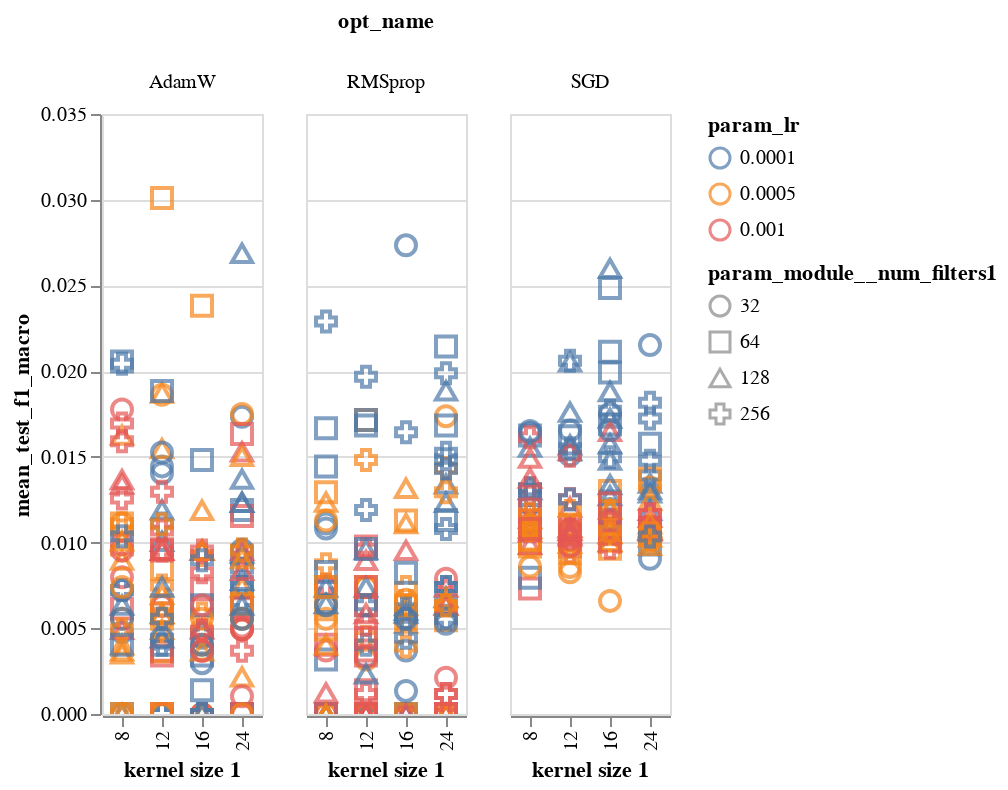

Write notebook code for a chart like this one.
### Code cell
alt.Chart(sm_res_df).mark_point(size=100).encode(
    x=alt.X('param_module__kernel_size1:O',title="kernel size 1"),
    y='mean_test_f1_macro:Q',
    color=alt.Color('param_lr:N',scale=alt.Scale(scheme='tableau10')),
    column='opt_name:N',
#     detail='model_desc:N',
    shape="param_module__num_filters1:N",
    tooltip=["rank_test_f1_macro:O","param_module__num_filters1:N","param_module__num_filters2:N","param_module__kernel_size1:N","param_module__kernel_size2:N","param_lr:N","param_module__fc_node_num1:N"]
    
).interactive()

### Figure 1 — Vega-Lite specification as saved in the notebook (floating-point values rounded to 4 significant figures; data arrays with more than 128 entries replaced by an {"elided": "..."} marker saying what was removed)
{"config": {"view": {"continuousWidth": 400, "continuousHeight": 300}}, "data": {"name": "data-cec9fa0c5d3289269061eebe614e4162"}, "mark": {"type": "point", "size": 100}, "encoding": {"color": {"type": "nominal", "field": "param_lr", "scale": {"scheme": "tableau10"}}, "column": {"type": "nominal", "field": "opt_name"}, "shape": {"type": "nominal", "field": "param_module__num_filters1"}, "tooltip": [{"type": "ordinal", "field": "rank_test_f1_macro"}, {"type": "nominal", "field": "param_module__num_filters1"}, {"type": "nominal", "field": "param_module__num_filters2"}, {"type": "nominal", "field": "param_module__kernel_size1"}, {"type": "nominal", "field": "param_module__kernel_size2"}, {"type": "nominal", "field": "param_lr"}, {"type": "nominal", "field": "param_module__fc_node_num1"}], "x": {"type": "ordinal", "field": "param_module__kernel_size1", "title": "kernel size 1"}, "y": {"type": "quantitative", "field": "mean_test_f1_macro"}}, "selection": {"selector002": {"type": "interval", "bind": "scales", "encodings": ["x", "y"]}}, "$schema": "https://vega.github.io/schema/vega-lite/v4.8.1.json", "datasets": {"data-cec9fa0c5d3289269061eebe614e4162": {"elided": "500 records"}}}
